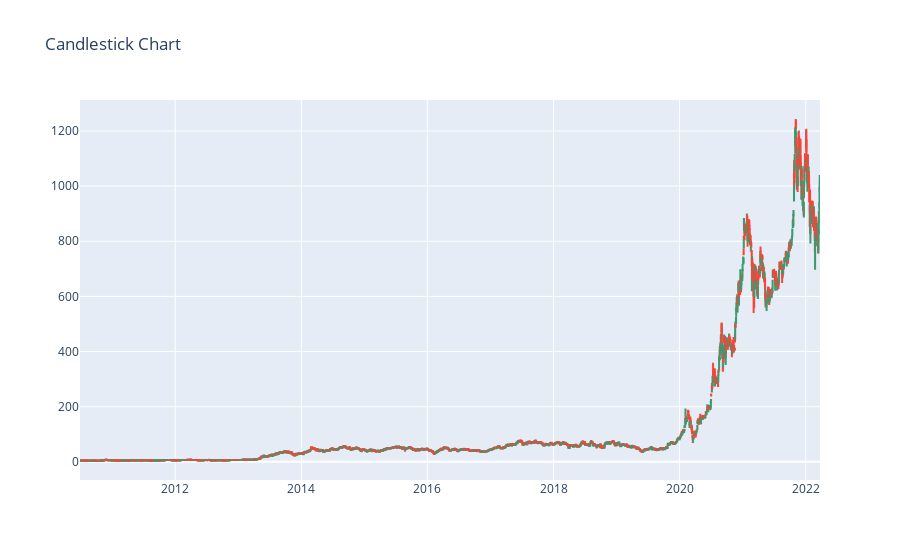

Notebook source saved alongside this figure:
### Code cell
# Visualisasi candlestick chart
fig = go.Figure(data=[go.Candlestick(
    x=df.index,
    open=df['Open'],
    high=df['High'],
    low=df['Low'],
    close=df['Close']
)])
fig.update_layout(title='Candlestick Chart', xaxis_rangeslider_visible=False)
fig.show()

### Figure 1 — Plotly figure (JSON) as saved in the notebook; plotly's stock layout.template omitted (floating-point values rounded to 4 significant figures; data arrays with more than 128 entries replaced by an {"elided": "..."} marker saying what was removed)
{"data": [{"close": {"elided": "2956 float values"}, "high": {"elided": "2956 float values"}, "low": {"elided": "2956 float values"}, "open": {"elided": "2956 float values"}, "type": "candlestick", "x": {"elided": "2956 str values"}}], "layout": {"title": {"text": "Candlestick Chart"}, "xaxis": {"rangeslider": {"visible": false}}}}
